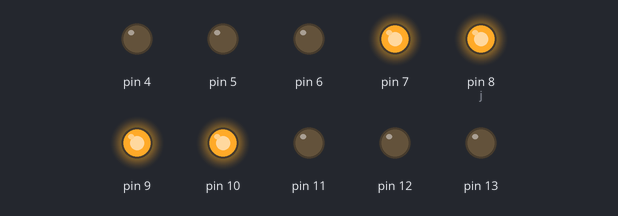
The sketch below on a simulated Arduino Uno, built with avr-gcc and run on an emulated ATmega328P. Parts: output pins drawn as LEDs (lit = HIGH).

Above: at 0.02 s.
At 0.72 s:
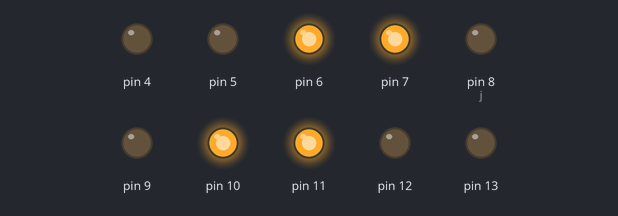
At 1.32 s:
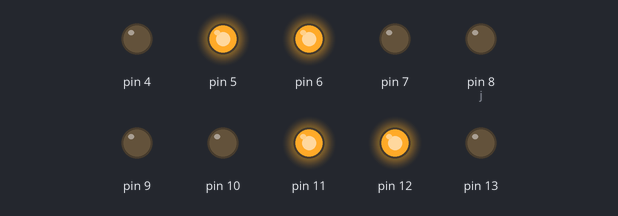
At 2.6 s:
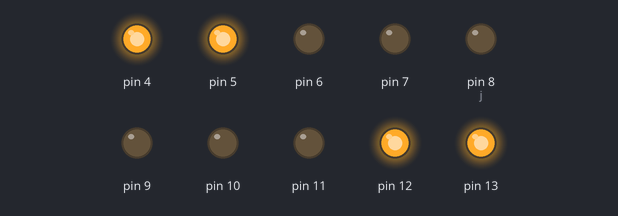
Timing chart, 0 to 3.0 s (numbered marks = the images above):
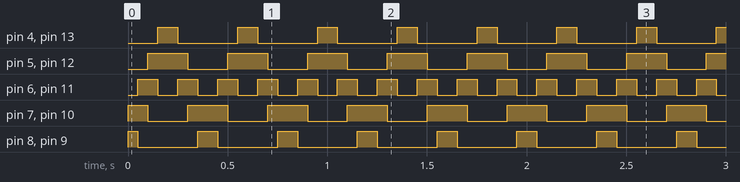

Measured:
- by itself, pin 4, pin 8 (j), pin 9, pin 13: alternates HIGH for 0.10 s and LOW for 0.30 s
- by itself, pin 5, pin 12: alternates HIGH for 0.20 s and LOW for 0.20 s
- by itself, pin 6, pin 11: alternates HIGH for 0.10 s and LOW for 0.10 s
- by itself, pin 7, pin 10: repeats every 0.40 s: LOW 0.20 s, HIGH 0.20 s

The sketch:

LightFan_1.4.ino
```cpp
#include<stdlib.h>
#include<stdio.h>

void setup() {
  int  i;
  // put your setup code here, to run once:
  for (i = 4; i < 14; i++)
  {
    pinMode (i, OUTPUT);
  }

}


void loop() {
  // put your main code here, to run repeatedly:
  int j = 8, i = 9;
  int timer = 50;

  do
  {
    digitalWrite (i, HIGH);
    digitalWrite (j, HIGH);
    i++;
    j--;
    digitalWrite (i, HIGH);
    digitalWrite (j, HIGH);
    delay(timer);
    digitalWrite (i, LOW);
    digitalWrite (j, LOW);
    digitalWrite (i-1,LOW);
    digitalWrite (j+1,LOW);
  } while (i != 13);

  do
  {
    digitalWrite (i, HIGH);
    digitalWrite (j, HIGH);
    i--;
    j++;
    digitalWrite (i, HIGH);
    digitalWrite (j, HIGH);
    delay(timer);
    digitalWrite (i, LOW);
    digitalWrite (j, LOW);
    digitalWrite (i+1,LOW);
    digitalWrite (j-1,LOW);
  } while (i != 9);
}
```
